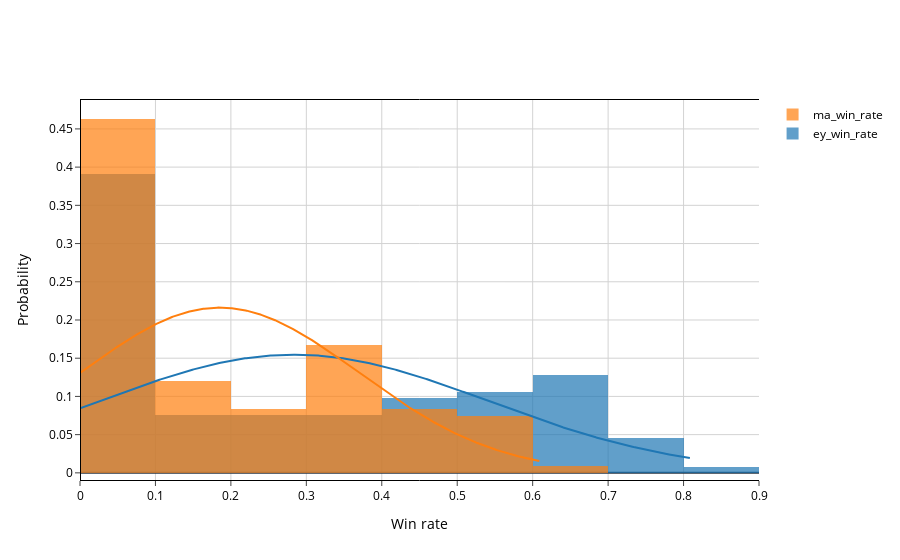
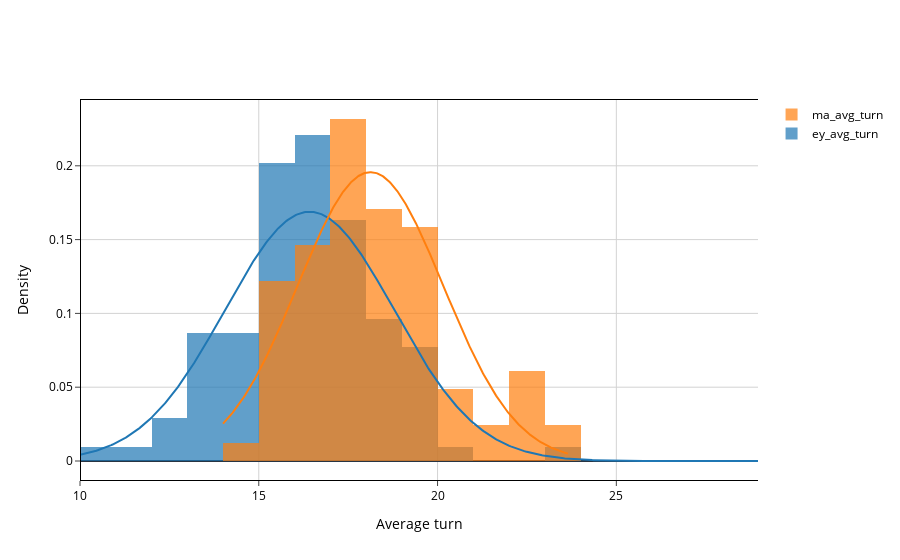

Notebook source saved alongside these figures, in order:
### Code cell
group_labels = ['ey_win_rate', 'ma_win_rate']
fig = ff.create_distplot([[data[0] for data in ey_win_rate], [data[0] for data in ma_win_rate]], group_labels,
                         bin_size=[0.1, 0.1], show_hist=True, show_rug=False, curve_type='normal',
                         histnorm='probability').update_layout(
    xaxis_title="Win rate", yaxis_title="Probability"
)
update_fig(fig)
fig.show()
fig.write_image("images/fig-stage-1-win-rate-dist.jpeg", scale = 6)

group_labels = ['ey_avg_turn', 'ma_avg_turn']
fig = ff.create_distplot([[-data[1] for data in ey_win_rate if data[1] != -float('inf')],
                          [-data[1] for data in ma_win_rate if data[1] != -float('inf')]], group_labels,
                         bin_size=[1, 1], show_hist=True, show_rug=False, curve_type='normal',
                         histnorm='probability density').update_layout(
    xaxis_title="Average turn", yaxis_title="Density"
)
update_fig(fig)
fig.show()
fig.write_image("images/fig-stage-1-avg-turn-dist.jpeg", scale = 6)

### Figure 1 — Plotly figure (JSON) as saved in the notebook; plotly's stock layout.template omitted (floating-point values rounded to 4 significant figures; data arrays with more than 128 entries replaced by an {"elided": "..."} marker saying what was removed)
{"data": [{"autobinx": false, "histnorm": "probability", "legendgroup": "ey_win_rate", "marker": {"color": "rgb(31, 119, 180)"}, "name": "ey_win_rate", "opacity": 0.7, "x": {"elided": "133 float values"}, "xaxis": "x", "xbins": {"end": 0.81, "size": 0.1, "start": 0.0}, "yaxis": "y", "type": "histogram"}, {"autobinx": false, "histnorm": "probability", "legendgroup": "ma_win_rate", "marker": {"color": "rgb(255, 127, 14)"}, "name": "ma_win_rate", "opacity": 0.7, "x": [0.0, 0.0, 0.0, 0.09, 0.12, 0.3, 0.45, 0.48, 0.42, 0.43, 0.39, 0.0, 0.21, 0.03, 0.06, 0.14, 0.02, 0.03, 0.01, 0.0, 0.0, 0.0, 0.12, 0.01, 0.05, 0.1, 0.04, 0.06, 0.01, 0.0, 0.0, 0.16, 0.04, 0.01, 0.07, 0.06, 0.03, 0.01, 0.0, 0.0, 0.0, 0.32, 0.04, 0.39, 0.32, 0.34, 0.35, 0.23, 0.0, 0.0, 0.0, 0.3, 0.46, 0.14, 0.29, 0.35, 0.38, 0.14, 0.09, 0.0, 0.0, 0.24, 0.41, 0.23, 0.24, 0.31, 0.32, 0.18, 0.07, 0.0, 0.01, 0.16, 0.29, 0.09, 0.19, 0.01, 0.2, 0.14, 0.0, 0.0, 0.0, 0.42, 0.55, 0.47, 0.38, 0.45, 0.1, 0.39, 0.0, 0.0, 0.0, 0.5, 0.53, 0.61, 0.53, 0.5, 0.52, 0.0, 0.23, 0.01, 0.0, 0.36, 0.51, 0.5, 0.37, 0.37, 0.39, 0.13], "xaxis": "x", "xbins": {"end": 0.61, "size": 0.1, "start": 0.0}, "yaxis": "y", "type": "histogram"}, {"legendgroup": "ey_win_rate", "marker": {"color": "rgb(31, 119, 180)"}, "mode": "lines", "name": "ey_win_rate", "showlegend": false, "x": {"elided": "500 float values"}, "xaxis": "x", "y": {"elided": "500 float values"}, "yaxis": "y", "type": "scatter"}, {"legendgroup": "ma_win_rate", "marker": {"color": "rgb(255, 127, 14)"}, "mode": "lines", "name": "ma_win_rate", "showlegend": false, "x": {"elided": "500 float values"}, "xaxis": "x", "y": {"elided": "500 float values"}, "yaxis": "y", "type": "scatter"}], "layout": {"barmode": "overlay", "hovermode": "closest", "legend": {"traceorder": "reversed"}, "xaxis": {"anchor": "y2", "domain": [0.0, 1.0], "zeroline": false, "title": {"text": "Win rate"}, "mirror": true, "ticks": "outside", "showline": true, "linecolor": "black", "gridcolor": "lightgrey"}, "yaxis": {"anchor": "free", "domain": [0.0, 1], "position": 0.0, "title": {"text": "Probability"}, "mirror": true, "ticks": "outside", "showline": true, "linecolor": "black", "gridcolor": "lightgrey"}, "plot_bgcolor": "white", "paper_bgcolor": "white", "font": {"color": "#000000"}}}

### Figure 2 — Plotly figure (JSON) as saved in the notebook; plotly's stock layout.template omitted (floating-point values rounded to 4 significant figures; data arrays with more than 128 entries replaced by an {"elided": "..."} marker saying what was removed)
{"data": [{"autobinx": false, "histnorm": "probability density", "legendgroup": "ey_avg_turn", "marker": {"color": "rgb(31, 119, 180)"}, "name": "ey_avg_turn", "opacity": 0.7, "x": [14.0, 15.33, 16.21, 13.4, 12.5, 17.87, 18.67, 17.0, 17.33, 19.0, 19.0, 18.19, 19.11, 17.59, 18.27, 15.5, 23.0, 16.43, 18.93, 19.0, 17.18, 17.74, 17.8, 11.0, 14.84, 15.62, 12.92, 13.04, 16.0, 16.83, 16.95, 16.2, 16.29, 17.0, 18.75, 29.0, 18.0, 16.96, 17.1, 17.35, 17.37, 15.63, 20.27, 18.29, 19.67, 17.0, 16.83, 17.64, 17.23, 16.95, 17.3, 10.0, 14.52, 14.71, 13.2, 12.48, 13.0, 15.91, 15.69, 15.84, 15.83, 15.0, 18.75, 19.48, 19.5, 15.25, 16.8, 16.72, 16.44, 17.31, 16.97, 19.46, 18.56, 18.38, 16.86, 17.21, 16.68, 16.16, 16.67, 15.85, 13.62, 14.58, 13.53, 14.65, 14.82, 15.1, 14.84, 13.73, 15.83, 15.64, 15.4, 15.4, 14.8, 13.81, 15.34, 15.19, 16.28, 16.13, 15.6, 15.05, 13.72, 16.54, 15.64, 16.29, 16.16], "xaxis": "x", "xbins": {"end": 29.0, "size": 1, "start": 10.0}, "yaxis": "y", "type": "histogram"}, {"autobinx": false, "histnorm": "probability density", "legendgroup": "ma_avg_turn", "marker": {"color": "rgb(255, 127, 14)"}, "name": "ma_avg_turn", "opacity": 0.7, "x": [17.11, 18.75, 18.33, 19.09, 17.42, 18.64, 17.28, 19.1, 19.1, 20.33, 19.5, 17.93, 22.0, 22.67, 18.0, 19.33, 14.0, 17.4, 20.6, 23.0, 19.83, 18.0, 17.06, 19.75, 18.0, 19.43, 22.5, 23.67, 18.0, 16.56, 22.0, 17.62, 16.41, 16.32, 16.29, 16.48, 16.23, 16.72, 18.0, 17.72, 17.14, 17.42, 18.07, 21.67, 17.5, 18.07, 17.61, 17.29, 17.94, 17.25, 17.22, 19.0, 22.0, 18.81, 18.48, 20.78, 19.58, 20.0, 19.05, 19.21, 15.38, 15.42, 15.66, 15.37, 15.24, 18.8, 15.62, 15.18, 15.55, 16.79, 16.25, 15.06, 15.33, 16.22, 21.0, 18.03, 16.61, 17.34, 16.62, 17.38, 17.46, 19.54], "xaxis": "x", "xbins": {"end": 23.67, "size": 1, "start": 14.0}, "yaxis": "y", "type": "histogram"}, {"legendgroup": "ey_avg_turn", "marker": {"color": "rgb(31, 119, 180)"}, "mode": "lines", "name": "ey_avg_turn", "showlegend": false, "x": {"elided": "500 float values"}, "xaxis": "x", "y": {"elided": "500 float values"}, "yaxis": "y", "type": "scatter"}, {"legendgroup": "ma_avg_turn", "marker": {"color": "rgb(255, 127, 14)"}, "mode": "lines", "name": "ma_avg_turn", "showlegend": false, "x": {"elided": "500 float values"}, "xaxis": "x", "y": {"elided": "500 float values"}, "yaxis": "y", "type": "scatter"}], "layout": {"barmode": "overlay", "hovermode": "closest", "legend": {"traceorder": "reversed"}, "xaxis": {"anchor": "y2", "domain": [0.0, 1.0], "zeroline": false, "title": {"text": "Average turn"}, "mirror": true, "ticks": "outside", "showline": true, "linecolor": "black", "gridcolor": "lightgrey"}, "yaxis": {"anchor": "free", "domain": [0.0, 1], "position": 0.0, "title": {"text": "Density"}, "mirror": true, "ticks": "outside", "showline": true, "linecolor": "black", "gridcolor": "lightgrey"}, "plot_bgcolor": "white", "paper_bgcolor": "white", "font": {"color": "#000000"}}}
